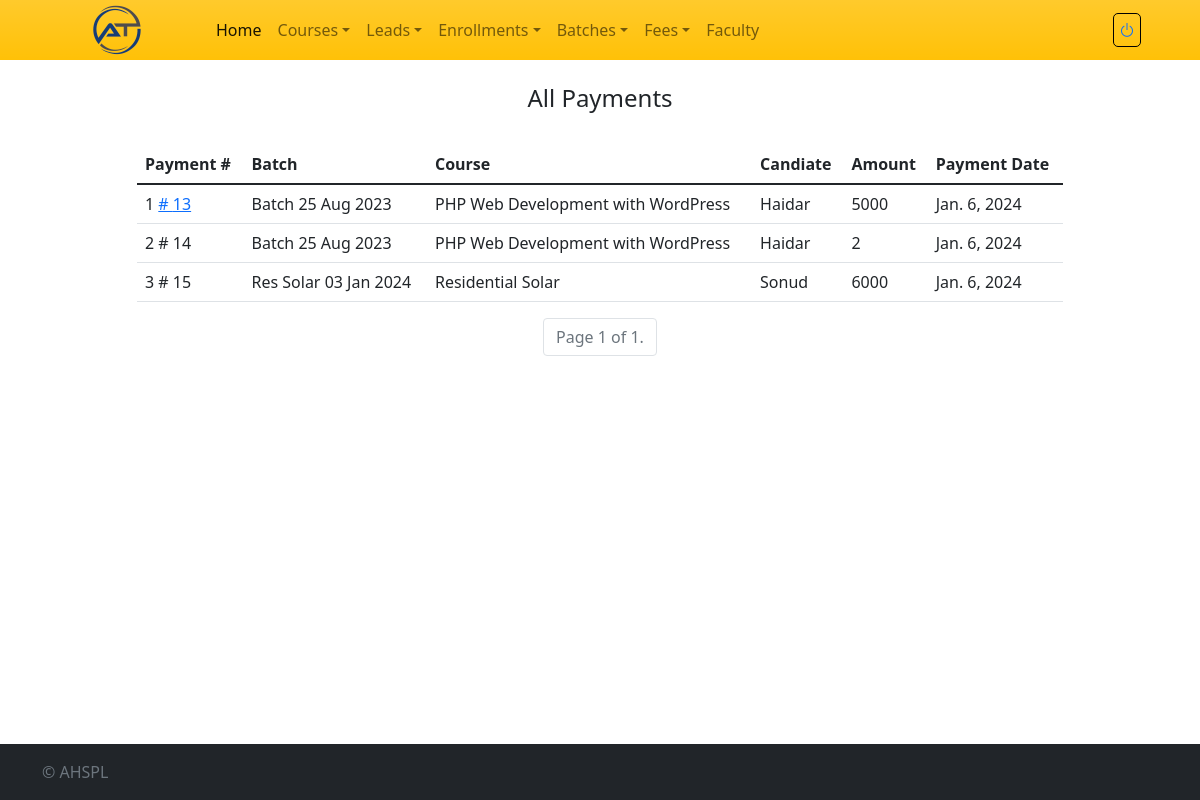
Page /all-payments (signed in) on the earlier database version.
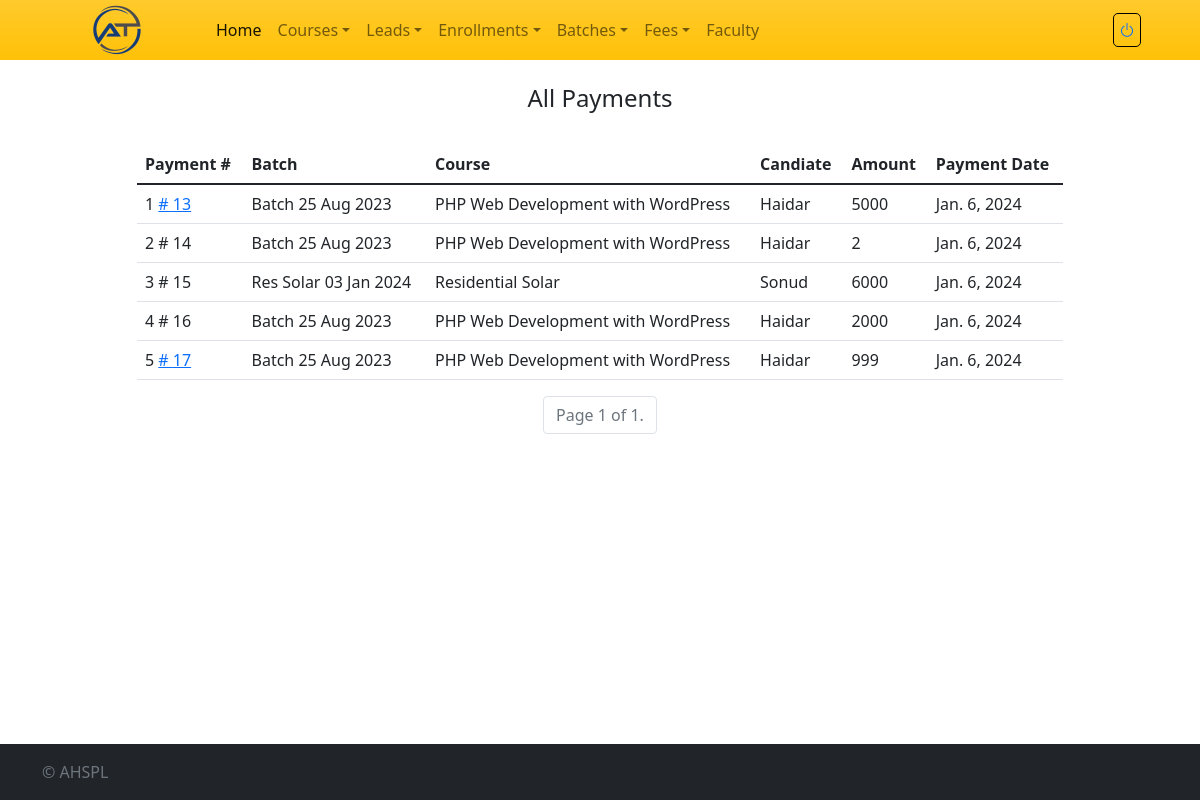
Same page on the later database version.
### crmapp/models.py (models this page shows)
class Payments(models.Model):
    payment_id = models.AutoField(primary_key=True)
    batch_id = models.ForeignKey(Batch, on_delete=models.SET_NULL,null=True, blank= True)
    candidate_id = models.ForeignKey(Users, on_delete=models.SET_NULL, null=True, blank=True)
    course_id = models.ForeignKey(Course,on_delete=models.SET_NULL,null=True, blank=True)
    payment_amount = models.TextField()
    payment_reference = models.ImageField(upload_to='payment_references/', null=True, blank=True)
    date_created = models.DateField(default=datetime.today)

class Batch(models.Model):
    batch_id = models.AutoField(primary_key=True)
    batch_name = models.CharField(max_length=255)
    course_id = models.ForeignKey(Course, on_delete=models.SET_NULL, null=True, blank=True)
    candidates = models.TextField()
    start_date = models.DateField(default=datetime.today)
    date_created = models.DateField(default=datetime.today)

class Course(models.Model):
    course_id = models.AutoField(primary_key=True)
    course_name = models.CharField(max_length=100)
    course_fee = models.DecimalField(max_digits=10, decimal_places=2)
    course_duration = models.CharField(max_length=100, default='')
    date_created = models.DateField(default=datetime.today)

class Users(models.Model):
    user_id = models.AutoField(primary_key=True)
    user_unique = models.CharField(max_length=100)
    user_role = models.ForeignKey(Userroles, on_delete=models.SET_NULL, null=True, blank=True)
    user_name = models.CharField(max_length=255)
    user_phone = models.CharField(max_length=15)
    user_email = models.CharField(max_length=320)
    date_created = models.DateField(default=datetime.today)

### crmapp/views.py (the view)
# urls.py: path('all-payments', login_required(views.all_collections), name='all_collections'),
def all_collections(request):
    payments_list = Payments.objects.all()
    items_per_page = 10  # You can adjust this value as needed
    paginator = Paginator(payments_list, items_per_page)
    page = request.GET.get('page')
    try:
        payments = paginator.page(page)
    except PageNotAnInteger:
        payments = paginator.page(1)
    except EmptyPage:
        payments = paginator.page(paginator.num_pages)
    return render(request, 'all-payments.html',{'payments':payments})

### templates/all-payments.html (shortened to what this page needs)
{% extends 'base.html' %}
{% block content %}
<div class="row">
	<div class="col">
	</div>
    <div class="col-10">
		<div class="py-4 text-center">
	    	<h4>All Payments</h4>
	  	</div>
		<table class="table  table-hover">
		  <thead>
		    <tr>
		      <th scope="col">Payment #</th>
		      <th scope="col">Batch</th>
		      <th scope="col">Course</th>
		      <th scope="col">Candiate</th>
		      <th scope="col">Amount</th>
		      <th scope="col">Payment Date</th>
		    </tr>
		  </thead>
		  <tbody>
		  	{% for payment in payments %}
		  	<tr>
		  		<td scope="row">{{ forloop.counter }}
		  			{% if payment.payment_reference and payment.payment_reference.url %}
		  			<a target="_blank" href="{{payment.payment_reference.url}}"># {{ payment.payment_id }}</a></th>
		  			{% else %}
		  				# {{ payment.payment_id }}</th>
		  			{% endif %}
		  		<td>{{ payment.batch_id.batch_name }}</td>
		  		<td>{{ payment.course_id.course_name }}</td>
		  		<td>{{ payment.candidate_id.user_name }}</td>
		  		<td>{{ payment.payment_amount }}</td>
		  		<td>{{ payment.date_created }}</td>
		  	</tr>
		  	{% endfor %}
		  </tbody>
		</table>
		<div class="pagination justify-content-center">
			<ul class="pagination">
				<li class="page-item disabled">
					<span class="page-link">
						Page {{ payments.number }} of {{ payments.paginator.num_pages }}.
					</span>
				</li>
			</ul>
		</div>
	</div>
	<div class="col">
	</div>
</div>
{% endblock %}

Differences in the rows shown:
added Payments: payment_id "16", batch_id.batch_name "Batch 25 Aug 2023", course_id.course_name "PHP Web Development with WordPress", candidate_id.user_name "Haidar", payment_amount "2000", date_created "Jan. 6, 2024"
added Payments: payment_id "17", batch_id.batch_name "Batch 25 Aug 2023", course_id.course_name "PHP Web Development with WordPress", candidate_id.user_name "Haidar", payment_amount "999", date_created "Jan. 6, 2024"
